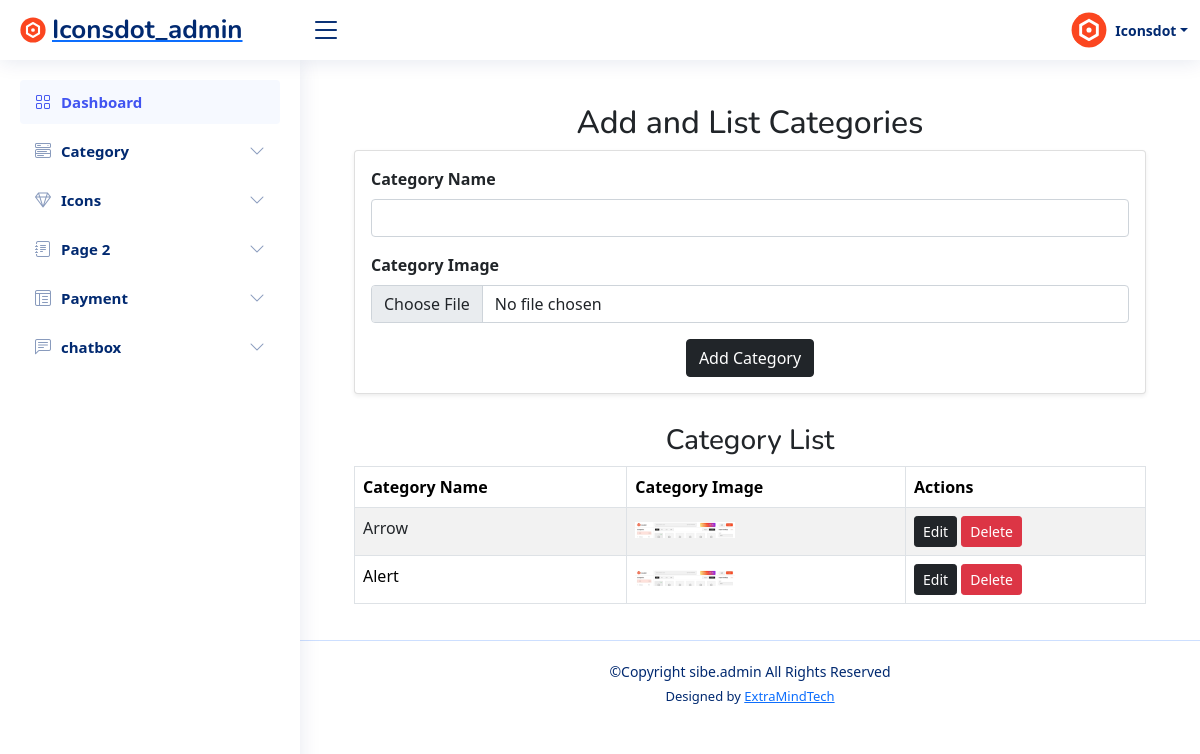
Page /categories/ (signed in) on the committed database.
### icons_app/models.py (models this page shows, shortened)
class Category(models.Model):
    category=models.CharField(max_length=35)
    cat_image=models.FileField(upload_to='cat_images/')

### admin_app/views.py (the view)
    def _wrapped_view_func(request, *args, **kwargs):
        if 'admin_id' not in request.session:
            return redirect('admin_app:admin_login')
        return view_func(request, *args, **kwargs)

### admin_app/forms.py
class CategoryForm(forms.ModelForm):
    class Meta:
        model = Category
        fields = ['category', 'cat_image']

### admin_app/views.py (called while the page is built)
def admin_required(view_func):
    def _wrapped_view_func(request, *args, **kwargs):
        if 'admin_id' not in request.session:
            return redirect('admin_app:admin_login')
        return view_func(request, *args, **kwargs)
    return _wrapped_view_func

@admin_required
def category_view(request):
    if request.method == 'POST':
        form = CategoryForm(request.POST, request.FILES)
        if form.is_valid():
            form.save()
            return redirect('admin_app:category_view')  # Redirect to the same page to avoid resubmission
    else:
        form = CategoryForm()
    categories = Category.objects.all()
    return render(request, 'category_list.html', {'form': form, 'categories': categories})

### admin_app/templates/category_list.html (shortened to what this page needs)
{% extends 'admin_index.html' %}
{% load static %}
{% block main %}
<main id="main" class="main">
    <div class="container mt-4">
        <h2 class="font-weight-bold text-dark text-center">Add and List Categories</h2>
        <div class="card shadow-sm">
            <div class="card-body">
                <form method="post" enctype="multipart/form-data">
                    <div class="mb-3">
                        <label for="id_category" class="form-label"><b>Category Name</b></label>
                        <input type="text" class="form-control" id="id_category" name="category" required>
                    </div>
                    <div class="mb-3">
                        <label for="id_cat_image" class="form-label"><b>Category Image</b></label>
                        <input type="file" class="form-control" id="id_cat_image" name="cat_image">
                    </div>
                    <div class="d-flex justify-content-center">
                        <button type="submit" class="btn btn-dark">Add Category</button>
                    </div>
                </form>
            </div>
        </div>
        <div>
            <h3 class="font-weight-bold text-dark text-center">Category List</h3>
            <table class="table table-bordered table-striped">
                <thead>
                    <tr>
                        <th scope="col">Category Name</th>
                        <th scope="col">Category Image</th>
                        <th scope="col">Actions</th>
                    </tr>
                </thead>
                <tbody>
                    {% for category in categories %}
                    <tr>
                        <td>{{ category.category }}</td>
                        <td>
                            {% if category.cat_image %}
                                <img src="{{ category.cat_image.url }}" alt="{{ category.category }}" style="width: 100px; height: auto;">
                            {% else %}
                                No image
                            {% endif %}
                        </td>
                        <td>
                            <a href="{% url 'admin_app:edit_category' category.id %}" class="btn btn-dark btn-sm">Edit</a>
                            <a href="{% url 'admin_app:delete_category' category.id %}" class="btn btn-danger btn-sm">Delete</a>
                        </td>
                    </tr>
                    {% endfor %}
                </tbody>
            </table>
        </div>
    </div>
</main>
{% endblock %}

### admin_app/static/css/admin_style.css (style rules this page uses)
:root { scroll-behavior: smooth; }
body { font-family: "Open Sans", sans-serif; background: #f6f9ff; color: #444444; }
a { color: #4154f1; text-decoration: none; }
h1, h2, h3, h4, h5, h6 { font-family: "Nunito", sans-serif; }
#main { margin-top: 60px; padding: 20px 30px; transition: all 0.3s; }
.card { margin-bottom: 30px; border: none; border-radius: 5px; box-shadow: 0px 0 30px rgba(1, 41, 112, 0.1); }
.card-body { padding: 0 20px 20px 20px; }
@media (min-width: 1200px) { #main, #footer { margin-left: 300px; } }

### rows in the picture
Category: category "Arrow", cat_image (picture)
Category: category "Alert", cat_image (picture)
